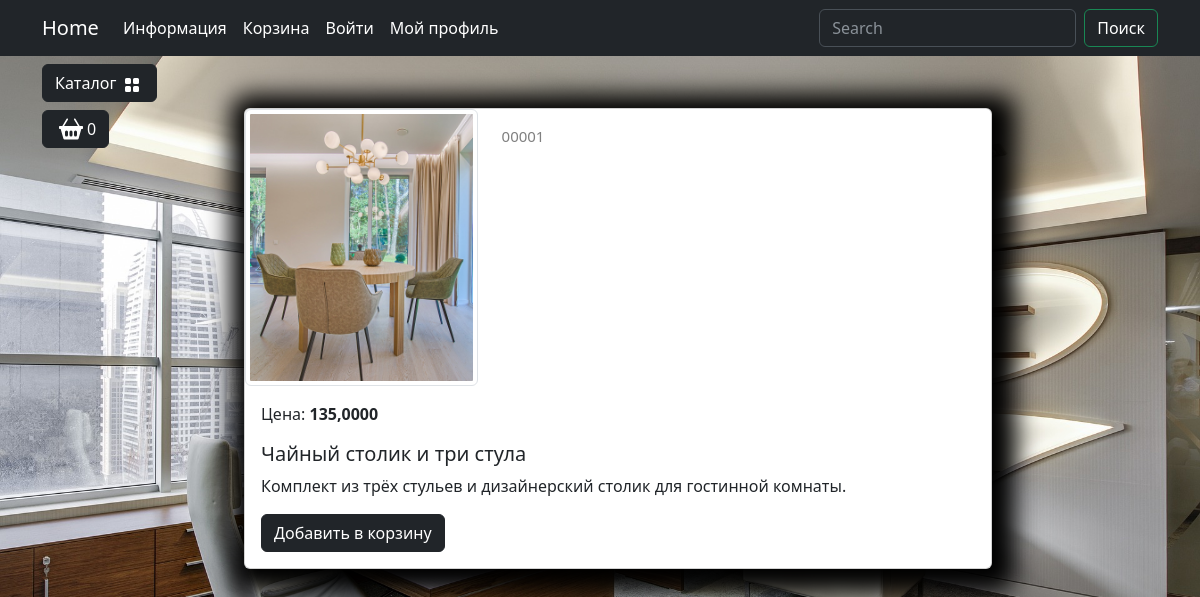
Screenshot of /catalog/product/chajnyj-stolik-i-tri-stula/ with the database file from the repository.
### good/models.py (models this page shows, shortened)
class Products(models.Model):
    name = models.CharField(max_length=150, unique=True, verbose_name='Название')
    slug = models.SlugField(max_length=200, unique=True, blank=True, null=True, verbose_name='URL')
    description = models.TextField(blank=True, null=True, verbose_name='Описание')
    image = models.ImageField(upload_to='goods_images', blank=True, null=True, verbose_name='Изображение')
    price = models.DecimalField(default=0.00, max_digits=7, decimal_places=2, verbose_name='Цена')
    discount = models.DecimalField(default=0.00, max_digits=4, decimal_places=2, verbose_name='Скидка в %')
    quantity = models.PositiveIntegerField(default=0, verbose_name='Количество')
    category = models.ForeignKey(to=Category, on_delete=models.CASCADE, verbose_name='Категория')
    def ides(self):
        return f'{self.id:05}'
    def discounter(self):
        if self.discount:
            return self.price - (self.price * self.discount)/100
        return self.price
    class Meta:
        db_table = 'product'
        verbose_name = 'Продукт'
        verbose_name_plural = 'Продукты'
        ordering :tuple =('id',)

### good/views.py (the view)
# urls.py: path('product/<slug:product_slug>/', views.product, name= "product")
def product(request,product_slug):
    product = Products.objects.get(slug= product_slug)
    conte = {"name":"О НАС",
             "product":product}
    return  render(request, "good/product.html",conte)

### good/templatetags/good_templat.py (called while the page is built)
@register.simple_tag()
def tag_categories():
    return Category.objects.all()

### good/templates/good/product.html (shortened to what this page needs)
{% extends "good/base.html" %}
{% load static %}
{% block content %}
    <div class="col-lg-10">
                        <div class="container mt-5">
                            <div class="card mb-4 custom-shadow">
                                <div class="row">
                                    <div class="col-md-4">
                                        <img src="{{product.image.url}}"
                                            class="img-thumbnail" data-bs-toggle="modal" data-bs-target="#imageModal1">
                                    </div>
                                    <div class="col-md-4 ">
                                        <p class="product_id mt-3">{{product.ides}}</p>
                                    </div>
                                </div>
                                <div class="card-body">
                                    <p class="card-text">Цена: <strong>{{product.discounter}}</strong></p>
                                    <h5 class="card-title">{{product.name}}</h5>
                                    <p class="card-text">{{product.description}}</p>
                                    <a href="#" class="btn btn-dark add-to-cart">Добавить в корзину</a>
                                </div>
                            </div>
                        </div>
                    </div>
{% endblock content %}

### static/deps/css/my_css.css (style rules this page uses)
body { background-image: url("../images/bg-image.jpg"); background-repeat: no-repeat; background-attachment: fixed; background-position: center center; background-size: cover; height: 100%; }
.custom-shadow { box-shadow: 5px 5px 25px 19px #000000; }
.product_id { color: gray; font-size: 15px; }

### rows the page displays
Products: image (picture), ides "00001", discounter "135,0000", name "Чайный столик и три стула", description "Комплект из трёх стульев и дизайнерский столик для гостинной комнаты."
